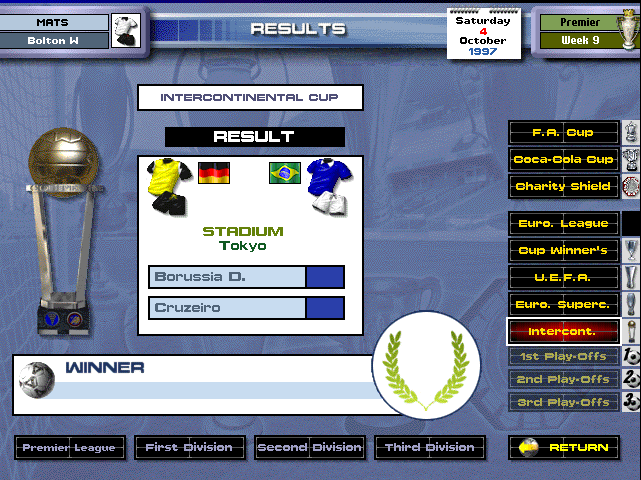
#> input picture screenshots/wine-captures-2026-07-25-euro-competitions/09_comp_intercont.png, 641 x 480 px
$ python build_compresult_chrome_from_frames.py
#> lines starting #> are read from the running program, lines starting #| are printed output that depends on the picture; pictures that were not available may be replaced by others from this repository, and a replacement may not be noted
#!/usr/bin/env python3
"""Bake the PM98 single-match COMPETITION RESULT chrome 1:1 from the real frames.

The screen is RESULTS -> <competition> for a competition that is ONE match: the
CHARITY SHIELD and the INTERCONTINENTAL CUP. MANAGER.EXE proves they are the same
screen: `FUN_004717a0` (charity) and `FUN_0048daf0` (intercontinental) are 1107 bytes
each and differ in exactly two operands -- the title string (0x653fc0 'CHARITY SHIELD'
vs 0x6543b4 'INTERCONTINENTAL CUP') and the trophy bitmap (0x653f94
`img\\premier\\copas\\charity big.bmp` vs 0x654390 `img\\copas\\intercontinental
big.bmp`). Every other differing byte is an `e8` rel32 whose delta is exactly 0x1c350,
the distance between the two entry points.

Binding frames (live drive of the original this session, Bolton W career, week 9):
  screenshots/wine-captures-2026-07-25-euro-competitions/09_comp_charity.png
  screenshots/wine-captures-2026-07-25-euro-competitions/09_comp_intercont.png

One chrome per competition, cut from its OWN frame below the shared barra, so the
title plate, the RESULT plate, the panel frame, the STADIUM caption, the trophy, the
laurel, the competition rail with this competition's chip lit, the division chips and
RETURN are all the original's own pixels and are never redrawn.

Only the club-dependent cells are cleared, for CompResultScreen.gd to redraw:

  * the two kit figures + the two country flags        -> flat white (panel interior)
  * the STADIUM name line                              -> flat white
  * the two club-name cells / the two score cells      -> their flat plate colours
  * the WINNER band's club name + the kit in the laurel -> BORROWED from the
    intercontinental frame, whose tie has not been played, so its band and laurel are
    the original's own EMPTY state rather than a synthesised fill.

Rects were measured off the frame pixel grid: the plate borders are the only long
black runs in the panel column (x137/138 and x362/363; rows 84/85, 109/110, 155/156,
265/266, 287/288, 296/297, 318/319, 334/335), the flag boxes are the black-bordered
squares at x198..229 / x269..300 y162..183, and the kit blobs are the non-white
interior either side of them (x146..193 and x306..353, y158..217).

Run:  python3 tools/re/build_compresult_chrome_from_frames.py
"""

from __future__ import annotations

from pathlib import Path

from PIL import Image

ROOT = Path(__file__).resolve().parents[2]
FRAMES = ROOT / "screenshots" / "wine-captures-2026-07-25-euro-competitions"
OUT_DIR = ROOT / "app" / "art" / "screens" / "compresult"

# The whole 640x480 frame is baked, barra included: CompResultScreen redraws the four
# textless header patches over it exactly as ResultsScreen does (the shared band.png
# grammar), so the baked manager / calendar / status text never shows through.
BODY_Y0 = 0

WHITE = (255, 255, 255)
NAME_FILL = (200, 220, 240)  # club-name cell (flat, verified)
SCORE_FILL = (42, 63, 170)  # score cell (flat, verified)

# (left, top, right, bottom, fill) -- right/bottom exclusive.
FLAT_BLANKS = [
    (146, 158, 194, 218, WHITE),  # home kit
    (306, 158, 354, 218, WHITE),  # away kit
    (199, 163, 229, 183, WHITE),  # home flag (inside its black box)
    (270, 163, 300, 183, WHITE),  # away flag
    (139, 237, 361, 254, WHITE),  # STADIUM name line
    (150, 267, 306, 287, NAME_FILL),  # home club cell
    (306, 267, 345, 287, SCORE_FILL),  # home score cell
    (150, 298, 306, 318, NAME_FILL),  # away club cell
    (306, 298, 345, 318, SCORE_FILL),  # away score cell
]

# Regions copied from the un-played intercontinental frame (its own empty state).
BORROW_EMPTY = [
    (41, 356, 382, 400),  # WINNER band + its rounded name plate
    (398, 334, 450, 396),  # the kit well inside the laurel
]

COMPS = {"charity": "09_comp_charity.png", "intercont": "09_comp_intercont.png"}
EMPTY_FRAME = "09_comp_intercont.png"


def main() -> None:
    OUT_DIR.mkdir(parents=True, exist_ok=True)
    empty = Image.open(FRAMES / EMPTY_FRAME).convert("RGB")
#> empty is the input picture: PIL image 641x480 RGB; mean R, G, B 119.4, 127.7, 146
    for key, fname in COMPS.items():
        frame = Image.open(FRAMES / fname).convert("RGB")
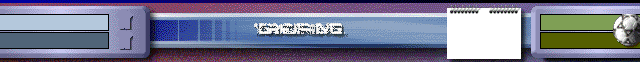
#> input picture app/art/screens/header/band.png, 640 x 62 px, given in place of 09_comp_charity.png, which was not available
#> frame is the input picture: PIL image 640x62 RGB; mean R, G, B 119, 120.3, 143.8
        out = Image.new("RGBA", (640, 480), (0, 0, 0, 0))
#> out: PIL image 640x480 RGBA; every value is 0
        out.paste(frame.crop((0, BODY_Y0, 640, 480)).convert("RGBA"), (0, BODY_Y0))
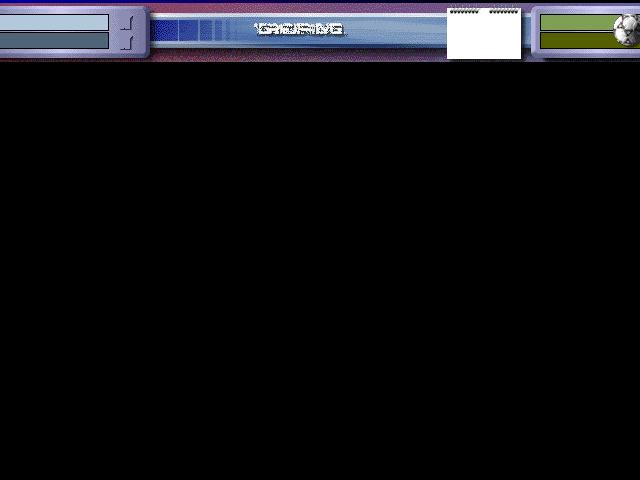
#> out: PIL image 640x480 RGBA; mean R, G, B, A 15.4, 15.5, 18.6, 255
        for x0, y0, x1, y1, rgb in FLAT_BLANKS:
            out.paste(Image.new("RGBA", (x1 - x0, y1 - y0), (*rgb, 255)), (x0, y0))
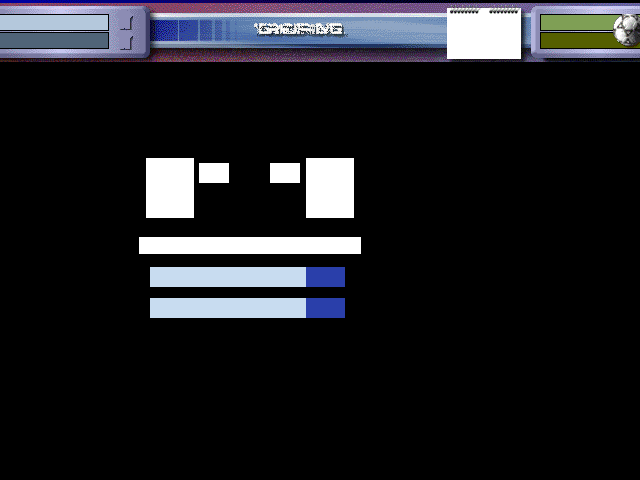
#> out: PIL image 640x480 RGBA; mean R, G, B, A 28.6, 29.2, 33.2, 255
        for x0, y0, x1, y1 in BORROW_EMPTY:
            out.paste(empty.crop((x0, y0, x1, y1)).convert("RGBA"), (x0, y0))
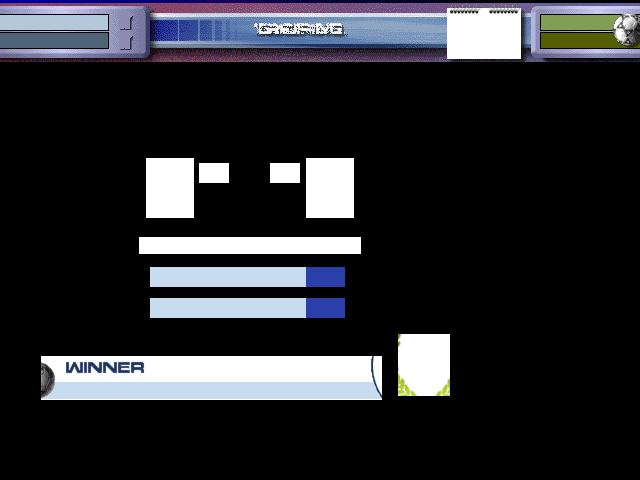
#> out: PIL image 640x480 RGBA; mean R, G, B, A 41.9, 43.1, 47.4, 255
        dst = OUT_DIR / f"{key}.png"
        out.save(dst)
        print(
            f"wrote {dst.relative_to(ROOT)} (640x480 RGBA, "
            f"{len(FLAT_BLANKS)} cells cleared, {len(BORROW_EMPTY)} borrowed)"
        )


if __name__ == "__main__":
    main()
